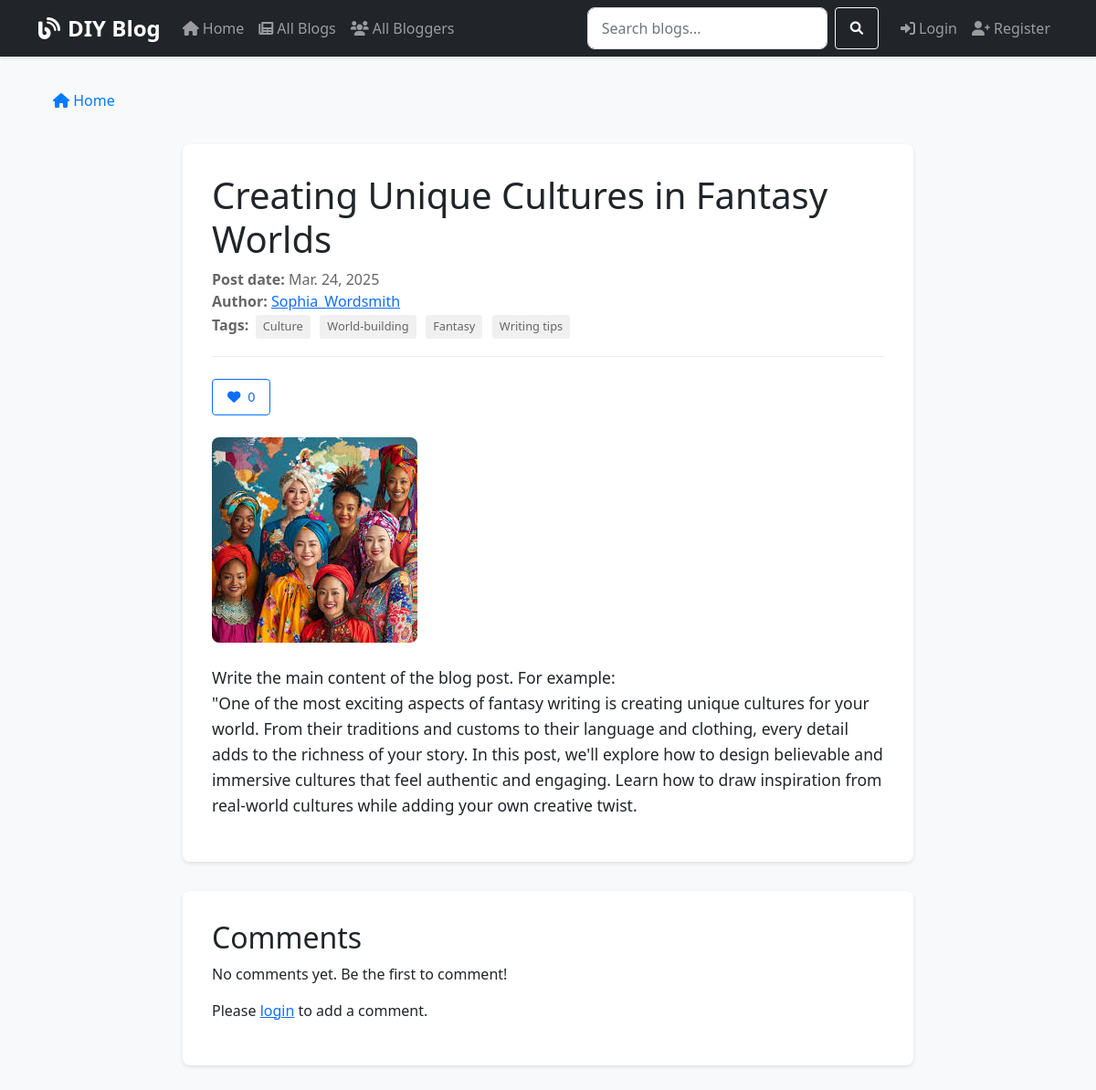
Screenshot of /blog/20/ with the database file from the repository.
### blogs/models.py (models this page shows, shortened)
class BlogPost(models.Model):
    title = models.CharField(max_length=200)
    slug = models.SlugField(unique=True, null=True, blank=True)
    author = models.ForeignKey(Blogger, on_delete=models.CASCADE)
    content = models.TextField()
    post_date = models.DateTimeField(auto_now_add=True)
    last_modified = models.DateTimeField(auto_now=True)
    tags = models.ManyToManyField(Tag, blank=True)
    image = models.ImageField(upload_to='blog_images/', blank=True, null=True)
    likes = models.ManyToManyField(User, related_name='liked_posts', blank=True)
    views = models.PositiveIntegerField(default=0)
    class Meta:
        ordering = ['-post_date']
    def save(self, *args, **kwargs):
        super().save(*args, **kwargs)
    def get_like_count(self):
        return self.likes.count()

class Blogger(models.Model):
    user = models.OneToOneField(User, on_delete=models.CASCADE)
    bio = models.TextField(max_length=500, blank=True)
    profile_picture = models.ImageField(upload_to='profile_pics/', null=True, blank=True)
    joined_date = models.DateTimeField(default=timezone.now)
    def __str__(self):
        return self.user.username
    def get_absolute_url(self):
        return reverse('blogger-detail', args=[str(self.id)])

class Tag(models.Model):
    name = models.CharField(max_length=50, unique=True)
    slug = models.SlugField(unique=True)

### blogs/views.py (the view)
# urls.py: path('blog/<int:pk>/', views.BlogDetailView.as_view(), name='blog-detail'),
class BlogDetailView(generic.DetailView):
    model = BlogPost
    template_name = 'blogs/blogpost_detail.html'
    def get_context_data(self, **kwargs):
        context = super().get_context_data(**kwargs)
        context['comments'] = self.object.comments.all().order_by('post_date')
        context['comment_form'] = CommentForm()
        self.object.views += 1
        self.object.save()
        return context

### blogs/forms.py
class CommentForm(forms.ModelForm):
    class Meta:
        model = Comment
        fields = ['content']
        widgets = {
            'content': forms.Textarea(attrs={
                'rows': 4,
                'placeholder': 'Enter your comment here...'
            })
        }

### blogs/templates/blogs/blogpost_detail.html (shortened to what this page needs)
{% extends "blogs/base.html" %}
{% load static %}
{% block content %}
<article class="blog-post">
    <h1>{{ object.title }}</h1>
    <div class="post-meta">
        <strong>Post date:</strong> {{ object.post_date|date:"M. j, Y" }}<br>
        <strong>Author:</strong> <a href="{{ object.author.get_absolute_url }}">{{ object.author }}</a>
        {% if object.tags.all %}
        <br>
        <strong>Tags:</strong>
        {% for tag in object.tags.all %}
            <span class="tag">{{ tag.name }}</span>
        {% endfor %}
        {% endif %}
    </div>
    <div class="post-actions mb-4">
        {% if user.is_authenticated %}
            <a href="{% url 'like-post' object.pk %}" class="btn btn-outline-primary">
                <i class="fas fa-heart {% if user in object.likes.all %}text-danger{% endif %}"></i>
                <span class="ms-1">{{ object.get_like_count }}</span>
            </a>
        {% else %}
            <a href="{% url 'login' %}" class="btn btn-outline-primary">
                <i class="fas fa-heart"></i>
                <span class="ms-1">{{ object.get_like_count }}</span>
            </a>
        {% endif %}
    </div>
    {% if object.image %}
    <div class="post-image">
        <img src="{{ object.image.url }}" alt="{{ object.title }}" class="img-fluid">
    </div>
    {% endif %}
    <div class="post-content">
        {{ object.content|linebreaks }}
    </div>
</article>
<section class="comments-section">
    <h2>Comments</h2>
    {% for comment in comments %}
        <div class="comment">
            <div class="comment-meta">
                <a href="{{ comment.author.get_absolute_url }}">{{ comment.author }}</a>
                ({{ comment.post_date|date:"M. j, Y, g:i a." }})
            </div>
            <div class="comment-content">
                {{ comment.content|linebreaks }}
            </div>
        </div>
    {% empty %}
        <p>No comments yet. Be the first to comment!</p>
    {% endfor %}
    {% if user.is_authenticated %}
        <div class="add-comment">
            <a href="{% url 'comment-create' object.id %}" class="button">Add a new comment</a>
        </div>
    {% else %}
        <p>Please <a href="{% url 'login' %}">login</a> to add a comment.</p>
    {% endif %}
</section>
{% endblock %}

### blogs/static/css/styles.css (style rules this page uses)
body { background-color: #f8f9fa; font-family: 'Segoe UI', Tahoma, Geneva, Verdana, sans-serif; }
.btn { border-radius: 8px; padding: 10px 20px; font-weight: 500; transition: all 0.3s ease; }
.blog-post { margin-bottom: 2rem; padding: 1.5rem; background: #fff; border-radius: 10px; box-shadow: 0 2px 4px rgba(0,0,0,.05); }

### blogs/templates/blogs/blogpost_detail.html (style rules this page uses)
.blog-post { max-width: 800px; margin: 0 auto; padding: 2rem; background-color: #fff; border-radius: 8px; box-shadow: 0 2px 4px rgba(0,0,0,0.1); }
.post-meta { color: #666; margin-bottom: 1.5rem; padding-bottom: 1rem; border-bottom: 1px solid #eee; }
.post-actions { margin-top: 1rem; display: flex; gap: 0.5rem; }
.btn { padding: 0.5rem 1rem; border-radius: 4px; text-decoration: none; cursor: pointer; font-size: 0.9rem; }
.post-image { margin: 1.5rem 0; }
.post-image img { max-width: 100%; height: auto; border-radius: 8px; }
.post-content { line-height: 1.6; font-size: 1.1rem; }
.tag { display: inline-block; padding: 0.2rem 0.5rem; margin: 0.2rem; background-color: #f0f0f0; border-radius: 3px; font-size: 0.8rem; }
.comments-section { max-width: 800px; margin: 2rem auto; padding: 2rem; background-color: #fff; border-radius: 8px; box-shadow: 0 2px 4px rgba(0,0,0,0.1); }

### rows the page displays
BlogPost: title "Creating Unique Cultures in Fantasy Worlds", post_date "Mar. 24, 2025", author "Sophia_Wordsmith", get_like_count "0", image (picture), content "Write the main content of the blog post. For example: \"One of the most exciting aspects of fantasy writing is creating unique cultures for your world. From their traditions and customs to their language and clothing, every detail adds to the richness of your story. In this post, we'll explore how to design believable and immersive cultures that feel authentic and engaging. Learn how to draw inspiration from real-world cultures while adding your own creative twist."
Tag: name "Culture"
Tag: name "World-building"
Tag: name "Fantasy"
Tag: name "Writing tips"
